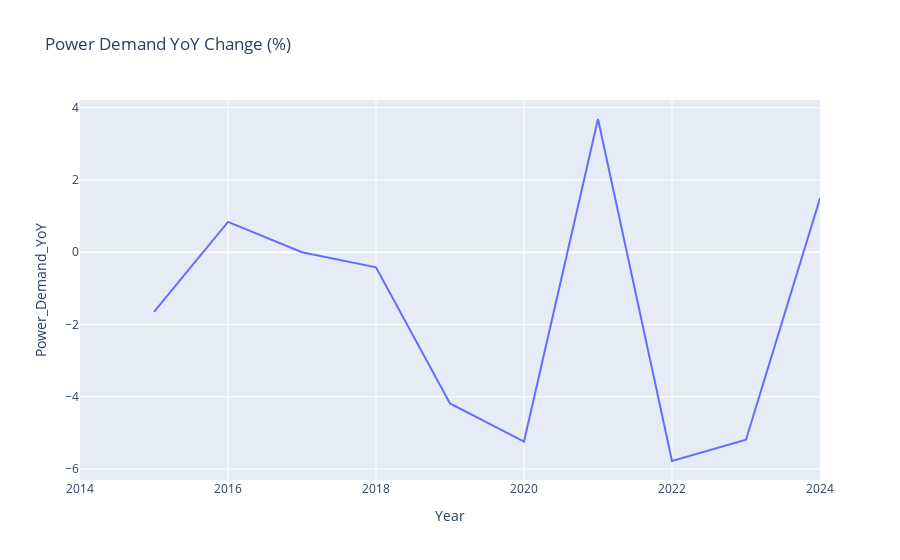

This figure's notebook cell:
### Code cell
df_hist['Power_Demand_YoY'] = df_hist['Power_Demand_DE_Industry'].pct_change() * 100
df_hist['IPI_YoY'] = df_hist['Industrial_Production_Index_DE'].pct_change() * 100

# Plot
import plotly.express as px

fig = px.line(df_hist, x='Year', y='Power_Demand_YoY', title='Power Demand YoY Change (%)')
fig.show()

fig = px.line(df_hist, x='Year', y='IPI_YoY', title='Industrial Production Index YoY Change (%)')
fig.show()

### Figure 1 — Plotly figure (JSON) as saved in the notebook; plotly's stock layout.template omitted (floating-point values rounded to 4 significant figures)
{"data": [{"hovertemplate": "Year=%{x}<br>Power_Demand_YoY=%{y}<extra></extra>", "legendgroup": "", "line": {"color": "#636efa", "dash": "solid"}, "marker": {"symbol": "circle"}, "mode": "lines", "name": "", "orientation": "v", "showlegend": false, "type": "scatter", "x": [2014, 2015, 2016, 2017, 2018, 2019, 2020, 2021, 2022, 2023, 2024], "xaxis": "x", "y": [NaN, -1.653, 0.8403, 0.0, -0.4167, -4.184, -5.24, 3.687, -5.778, -5.189, 1.493], "yaxis": "y"}], "layout": {"legend": {"tracegroupgap": 0}, "title": {"text": "Power Demand YoY Change (%)"}, "xaxis": {"anchor": "y", "domain": [0, 1], "title": {"text": "Year"}}, "yaxis": {"anchor": "x", "domain": [0, 1], "title": {"text": "Power_Demand_YoY"}}}}
